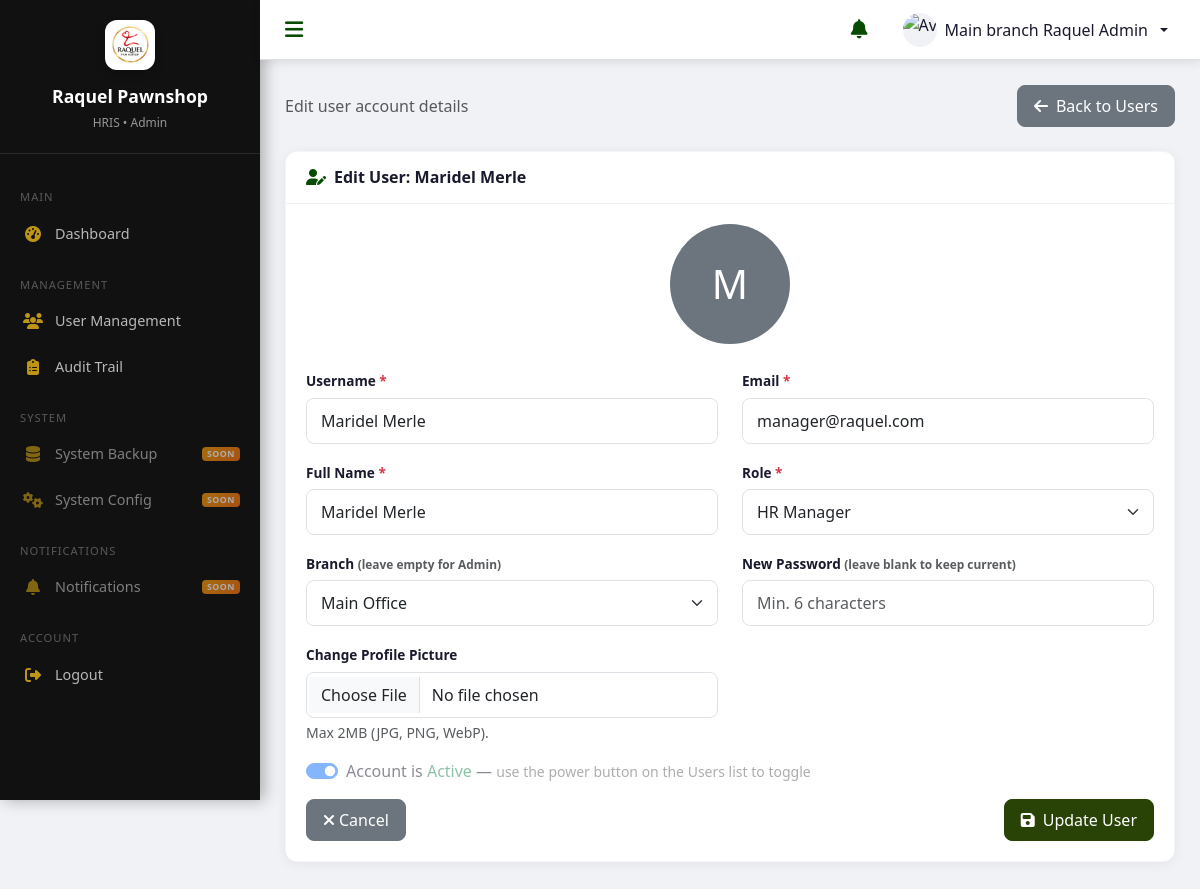
The page /admin/edit-user.php?id=2 (signed in) on the database its author committed.
### tables this page shows
CREATE TABLE users (
    user_id INT AUTO_INCREMENT PRIMARY KEY,
    username VARCHAR(50) NOT NULL UNIQUE,
    email VARCHAR(100) NOT NULL UNIQUE,
    password_hash VARCHAR(255) NOT NULL,
    full_name VARCHAR(100) NOT NULL,
    role ENUM('Admin', 'HR Manager', 'HR Supervisor', 'HR Staff') NOT NULL,
    branch_id INT NULL,
    profile_picture VARCHAR(255) NULL,
    is_active TINYINT(1) DEFAULT 1,
    created_at TIMESTAMP DEFAULT CURRENT_TIMESTAMP,
    updated_at TIMESTAMP DEFAULT CURRENT_TIMESTAMP ON UPDATE CURRENT_TIMESTAMP,
    deleted_at TIMESTAMP NULL DEFAULT NULL,
    CONSTRAINT fk_users_branch FOREIGN KEY (branch_id) REFERENCES branches(branch_id) ON DELETE SET NULL,
    INDEX idx_user_role (role),
    INDEX idx_user_status (is_active, deleted_at)
);

CREATE TABLE branches (
    branch_id INT AUTO_INCREMENT PRIMARY KEY,
    branch_name VARCHAR(100) NOT NULL,
    location VARCHAR(255) NOT NULL,
    is_active TINYINT(1) DEFAULT 1,
    created_at TIMESTAMP DEFAULT CURRENT_TIMESTAMP,
    updated_at TIMESTAMP DEFAULT CURRENT_TIMESTAMP ON UPDATE CURRENT_TIMESTAMP,
    deleted_at TIMESTAMP NULL DEFAULT NULL,
    INDEX idx_branch_status (is_active, deleted_at)
);

### includes/functions.php (called while the page is built, shortened)
<?php
function e($string)
{
    return htmlspecialchars($string ?? '', ENT_QUOTES, 'UTF-8');
}
?>

### admin/edit-user.php (the view, shortened to what this page needs)
<?php
require_once '../includes/session-check.php';
require_once '../includes/functions.php';
$uid = isset($_GET['id']) ? (int)$_GET['id'] : 0;
$stmt = $conn->prepare("SELECT * FROM users WHERE user_id = ?");
$stmt->bind_param("i", $uid);
$stmt->execute();
$user = $stmt->get_result()->fetch_assoc();
require_once '../includes/header.php';
$branches = $conn->query("SELECT * FROM branches ORDER BY branch_name");
?>
<div class="d-flex justify-content-between align-items-center mb-4">
    <p class="text-muted mb-0">Edit user account details</p>
    <a href="<?php echo BASE_URL; ?>/admin/users.php" class="btn btn-secondary">
        <i class="fas fa-arrow-left me-2"></i>Back to Users
    </a>
</div>
<div class="content-card">
    <div class="card-header">
        <h5><i class="fas fa-user-edit me-2"></i>Edit User: <?php echo e($user['full_name']); ?></h5>
    </div>
    <div class="card-body">
        <form method="POST" action="" enctype="multipart/form-data">
            <div class="row mb-4 text-center">
                <div class="col-12">
                    <div class="position-relative d-inline-block">
                        <?php if ($user['profile_picture']): ?>
                            <img src="<?php echo BASE_URL . '/' . e($user['profile_picture']); ?>"
                                 alt="Profile" class="rounded-circle img-thumbnail" style="width: 120px; height: 120px; object-fit: cover;">
                        <?php else: ?>
                            <div class="rounded-circle bg-secondary d-flex align-items-center justify-content-center text-white mx-auto"
                                 style="width: 120px; height: 120px; font-size: 40px;">
                                <?php echo strtoupper(substr($user['full_name'], 0, 1)); ?>
                            </div>
                        <?php endif; ?>
                    </div>
                </div>
            </div>
            <div class="row">
                <div class="col-md-6 mb-3">
                    <label class="form-label">Username <span class="text-danger">*</span></label>
                    <input type="text" class="form-control" name="username"
                           value="<?php echo e($user['username']); ?>" required>
                </div>
                <div class="col-md-6 mb-3">
                    <label class="form-label">Email <span class="text-danger">*</span></label>
                    <input type="email" class="form-control" name="email"
                           value="<?php echo e($user['email']); ?>" required>
                </div>
            </div>
            <div class="row">
                <div class="col-md-6 mb-3">
                    <label class="form-label">Full Name <span class="text-danger">*</span></label>
                    <input type="text" class="form-control" name="full_name"
                           value="<?php echo e($user['full_name']); ?>" required>
                </div>
                <div class="col-md-6 mb-3">
                    <label class="form-label">Role <span class="text-danger">*</span></label>
                    <select class="form-select" name="role" required>
                        <option value="HR Manager"   <?php echo $user['role']==='HR Manager'   ? 'selected' : ''; ?>>HR Manager</option>
                    </select>
                </div>
            </div>
            <div class="row">
                <div class="col-md-6 mb-3">
                    <label class="form-label">Branch <small class="text-muted">(leave empty for Admin)</small></label>
                    <select class="form-select" name="branch_id">
                        <?php while ($branch = $branches->fetch_assoc()): ?>
                            <option value="<?php echo $branch['branch_id']; ?>"
                                <?php echo ($user['branch_id'] == $branch['branch_id']) ? 'selected' : ''; ?>>
                                <?php echo e($branch['branch_name']); ?>
                            </option>
                        <?php endwhile; ?>
                    </select>
                </div>
                <div class="col-md-6 mb-3">
                    <label class="form-label">
                        New Password
                        <small class="text-muted">(leave blank to keep current)</small>
                    </label>
                    <input type="password" class="form-control" name="password"
                           minlength="6" placeholder="Min. 6 characters">
                </div>
            </div>
            <div class="row">
                <div class="col-md-6 mb-3">
                    <label class="form-label">Change Profile Picture</label>
                    <input type="file" class="form-control" name="profile_picture" accept="image/*">
                    <div class="form-text">Max 2MB (JPG, PNG, WebP).</div>
                </div>
            </div>
            <div class="mb-3">
                <div class="form-check form-switch">
                    <input class="form-check-input" type="checkbox" id="isActiveToggle" disabled
                           <?php echo $user['is_active'] ? 'checked' : ''; ?>>
                    <label class="form-check-label" for="isActiveToggle">
                        Account is <?php echo $user['is_active'] ? '<span class="text-success">Active</span>' : '<span class="text-danger">Inactive</span>'; ?>
                        &mdash; <small class="text-muted">use the power button on the Users list to toggle</small>
                    </label>
                </div>
            </div>
            <div class="d-flex justify-content-between mt-3">
                <a href="<?php echo BASE_URL; ?>/admin/users.php" class="btn btn-secondary">
                    <i class="fas fa-times me-1"></i>Cancel
                </a>
                <button type="submit" class="btn btn-primary">
                    <i class="fas fa-save me-2"></i>Update User
                </button>
            </div>
        </form>
    </div>
</div>
<?php require_once '../includes/footer.php'; ?>

### assets/css/style.css (style rules this page uses)
:root { --primary-blue: #294306; --primary-light: #BD9414; --primary-dark: #1a2b04; --accent: #D71920; --bg-gray: #f0f2f5; --bg-white: #ffffff; --text-dark: #1a1a2e; --text-muted: #6c757d; --success: #28a745; --warning: #ffc107; --danger: #dc3545; --info: #17a2b8; --purple: #6f42c1; --sidebar-width: 260px; --sidebar-collapsed-width: 70px; --header-height: 60px; }
* { box-sizing: border-box; }
body { font-family: 'Segoe UI', Tahoma, Geneva, Verdana, sans-serif; background: var(--bg-gray); margin: 0; padding: 0; color: var(--text-dark); }
a { text-decoration: none; }
.content-card { background: var(--bg-white); border-radius: 12px; box-shadow: 0 2px 12px rgba(0, 0, 0, 0.06); margin-bottom: 20px; border: 1px solid rgba(0, 0, 0, 0.04); }
.content-card .card-header { padding: 16px 20px; border-bottom: 1px solid #f0f0f0; display: flex; align-items: center; justify-content: space-between; background: transparent; }
.content-card .card-header h5 { margin: 0; font-weight: 600; font-size: 1rem; color: var(--text-dark); }
.content-card .card-header h5 i { color: #074B02; }
.content-card .card-body { padding: 20px; }
.btn { border-radius: 8px; font-weight: 500; padding: 8px 16px; transition: all 0.2s; }
.btn-primary { background: var(--primary-blue); border-color: var(--primary-blue); }
.form-label { font-weight: 600; font-size: 0.85rem; color: var(--text-dark); margin-bottom: 6px; }
.form-control, .form-select { border-radius: 8px; padding: 10px 14px; border: 1.5px solid #dee2e6; transition: border-color 0.3s, box-shadow 0.3s; }

### rows shown on the page
users: full_name "Maridel Merle", full_name "M", username "Maridel Merle", email "manager@raquel.com", role "HR Manager", branch_id "Main Office", is_active "☑"

### other values the page prints
$_SESSION['role'] "Admin"
$label "MAIN"
$item['label'] "Dashboard"
$label "MANAGEMENT"
$item['label'] "User Management"
$item['label'] "Audit Trail"
$label "SYSTEM"
$item['label'] "System Backup"
$item['label'] "System Config"
$label "NOTIFICATIONS"
$item['label'] "Notifications"
$_SESSION['full_name'] "Main branch Raquel Admin"
